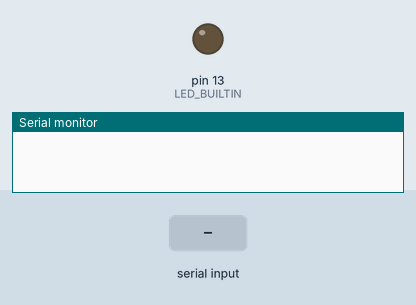
Bench run of a sketch on a simulated Arduino Uno, built with avr-gcc and run on an emulated ATmega328P. Parts: output pins drawn as LEDs (lit = HIGH), the last lines printed to the serial monitor. Inputs (shaded band) come from the test bench.

Above: at 1.2 s.
1.3 s: "1" received over the second serial link
At 2.0 s:
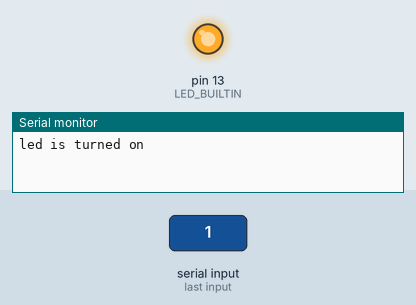
2.8 s: "0" received over the second serial link
At 3.2 s:
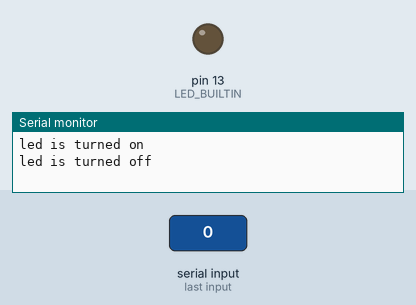
Timing chart, 0 to 5.8 s (numbered marks = the images above; inputs shaded):
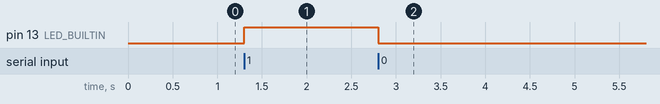

The sketch:

zigbeeLedControl.ino
```cpp
#include <SoftwareSerial.h>
SoftwareSerial XBee(4, 5);

void  setup()
{
  pinMode(LED_BUILTIN, OUTPUT);
  XBee.begin(9600);
  Serial.begin(9600);
}

void loop()
{
  if (XBee.available())
  {

    char a=XBee.read();

    if(a=='1')
    {
    digitalWrite(LED_BUILTIN, HIGH);
    Serial.println("led is turned on");
    }

    if(a=='0')
    {
      digitalWrite(LED_BUILTIN, LOW);
      Serial.println("led is turned off");
    }
  }
}
```

Measured:
- after the input at 1.3 s, pin 13 (LED_BUILTIN): LOW → HIGH at once
- after the input at 2.8 s, pin 13 (LED_BUILTIN): HIGH → LOW at once
